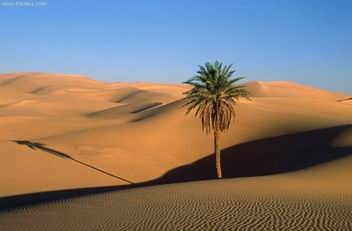
//> input picture resource/13/desert.jpg, 352 x 231 px
$ ./compareHist_example   (built with g++ and OpenCV 4)
//> lines starting //> are read from the running program, lines starting //| are printed output that depends on the picture
#include <iostream>
#include <opencv2/opencv.hpp>

#define RESOURCE_DIR "../resource/"

int g_method = 0;

cv::Mat g_Histimg1;
cv::Mat g_Histimg2;
cv::Mat g_Histimg3;

void myTrackBarCB(int pos, void* param)
{
    double same = 0;
    double diff = 0;
    int method = 0;
    switch (pos)
    {
    case 0:
        std::cout << "method:HISTCMP_CORREL" << std::endl;
        method = cv::HISTCMP_CORREL;
        break;
    case 1:
        std::cout << "method:HISTCMP_CHISQR" << std::endl;
        method = cv::HISTCMP_CHISQR;
        break;
    case 2:
        std::cout << "method:HISTCMP_INTERSECT" << std::endl;
        method = cv::HISTCMP_INTERSECT;
        break;
    case 3:
        std::cout << "method:HISTCMP_BHATTACHARYYA" << std::endl;
        method = cv::HISTCMP_BHATTACHARYYA;
        break;
    default:
        std::cout << "unknow method" << std::endl;
        return;
    }
    same = cv::compareHist(g_Histimg1, g_Histimg2, method);
    diff = cv::compareHist(g_Histimg1, g_Histimg3, method);

    std::cout << "same:" << same << std::endl;
    std::cout << "diff:" << diff << std::endl;
}

void compareHist_example()
{
    cv::Mat img1 = cv::imread(RESOURCE_DIR"/13/desert.jpg");
//> img1 is the input picture: 231 rows x 352 cols, CV_8UC3; mean B, G, R 115.7, 122.7, 133.7
    if(img1.empty())
    {
        std::cout << "img is empty" << std::endl;
        return;
    }
    cv::Mat img2 = img1.clone();
    cv::Mat img3 = cv::Mat(img1.size(), img1.type(), cv::Scalar(0,0,0));

    cv::cvtColor(img1, img1, cv::COLOR_BGR2HSV);
//> img1: 231 rows x 352 cols, CV_8UC3; mean H, S, V 54.3, 129.8, 168
    cv::cvtColor(img2, img2, cv::COLOR_BGR2HSV);
    cv::cvtColor(img3, img3, cv::COLOR_BGR2HSV);

    cv::namedWindow("img1", cv::WINDOW_AUTOSIZE);
    cv::imshow("img1", img1);
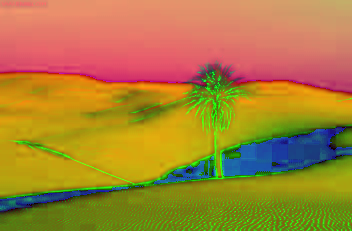
//> window 'img1': 231 rows x 352 cols, CV_8UC3; mean B, G, R 54.3, 129.8, 168
    cv::imshow("img2", img2);
    cv::imshow("img3", img3);

    int ch[2] = {0, 1};
    int histSize[] = {30, 32};
    float h_ranges[] = {0, 180}; // hue is [0, 180]
    float s_ranges[] = {0, 256};
    const float* ranges[] = {h_ranges, s_ranges};
    cv::calcHist(&img1, 1, ch, cv::noArray(), g_Histimg1, 2, histSize, ranges, true, false);
    cv::calcHist(&img2, 1, ch, cv::noArray(), g_Histimg2, 2, histSize, ranges, true, false);
    cv::calcHist(&img3, 1, ch, cv::noArray(), g_Histimg3, 2, histSize, ranges, true, false);

    cv::createTrackbar("method", "img1", &g_method, 4, myTrackBarCB, nullptr);
//> slider 'method' is set to 1
    myTrackBarCB(0, nullptr);
//> in myTrackBarCB, `same = cv::compareHist(g_Histimg1, g_Histimg2, method);`: same = 1
//> in myTrackBarCB, `diff = cv::compareHist(g_Histimg1, g_Histimg3, method);`: diff = -0.00226
//| same:1
//| diff:-0.00226487

    while(1)
    {
        int key = cv::waitKey(100);
//| same:0
//| diff:1.3485e+08
//> the 'q' key is pressed
        if(key == 'q')
            break;
    }

    cv::destroyAllWindows();


}

int main(int argc, char const *argv[])
{
    compareHist_example();
    return 0;
}

$ run again, with resource/13/HandIndoorColor.jpg copied over resource/13/desert.jpg
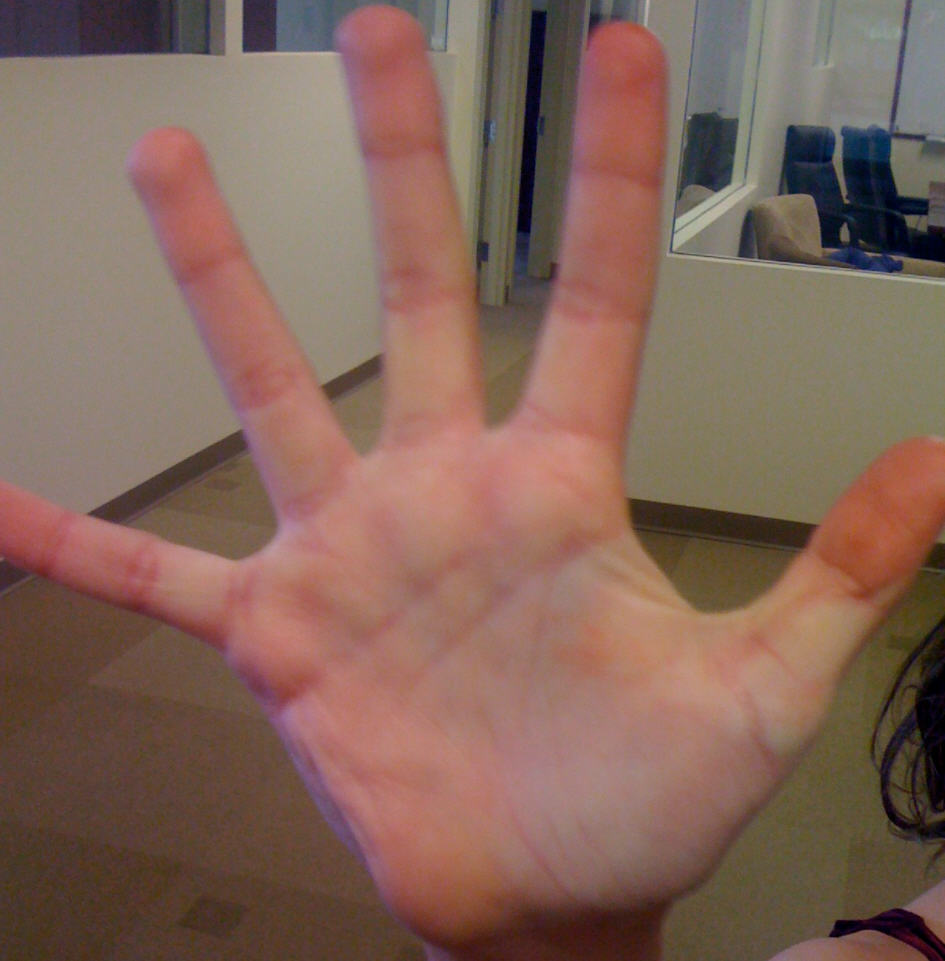
//> input picture resource/13/HandIndoorColor.jpg, 945 x 961 px
//> in compareHist_example, img1 is the input picture: 961 rows x 945 cols, CV_8UC3; mean B, G, R 89.5, 101.6, 131.2
//> img1: 961 rows x 945 cols, CV_8UC3; mean H, S, V 29.1, 89.2, 132.4
//> in compareHist_example, `cv::imshow("img1", img1);`:
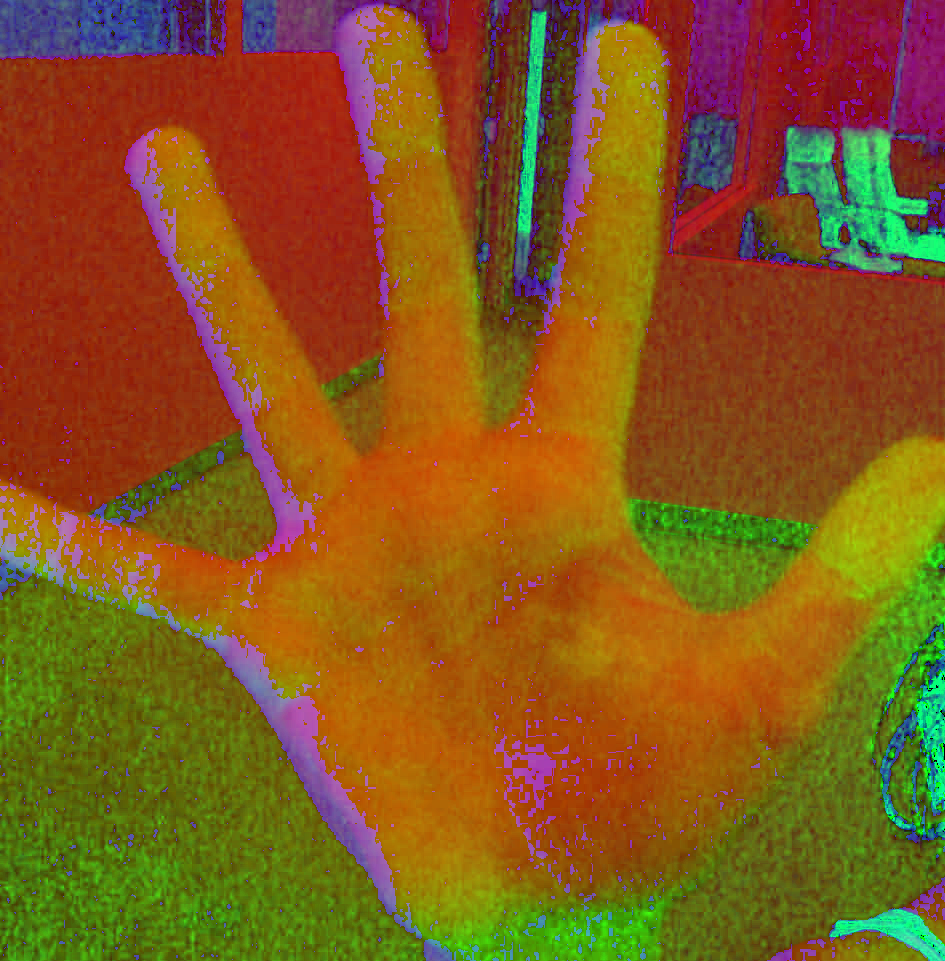
//> window 'img1': 961 rows x 945 cols, CV_8UC3; mean B, G, R 29.1, 89.2, 132.4
//> in compareHist_example, `cv::calcHist(&img1, 1, ch, cv::noArray(), g_Histimg1, 2, histSize, ran..`:
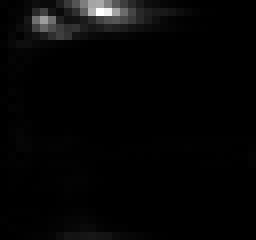
//> g_Histimg1: 30 rows x 32 cols, CV_32FC1 (shown 8 times larger); min 0, max 42032, mean 946; drawn with min black and max white
//> same = 1
//> diff = -0.00397
//| same:1
//| diff:-0.0039728
//| same:0
//| diff:1.6162e+09

$ run again, with resource/13/HandOutdoorColor.jpg copied over resource/13/desert.jpg
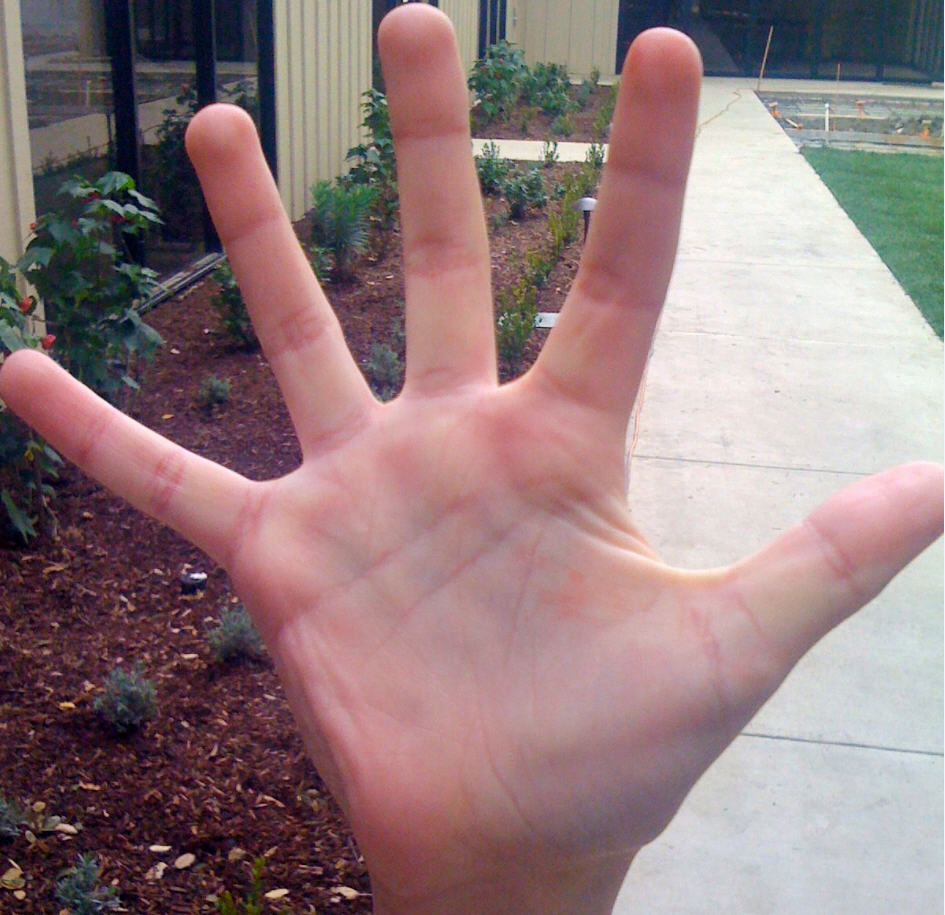
//> input picture resource/13/HandOutdoorColor.jpg, 945 x 915 px
//> in compareHist_example, img1 is the input picture: 915 rows x 945 cols, CV_8UC3; mean B, G, R 125.6, 123.8, 146.8
//> img1: 915 rows x 945 cols, CV_8UC3; mean H, S, V 96.9, 70.7, 151.6
//> in compareHist_example, `cv::imshow("img1", img1);`:
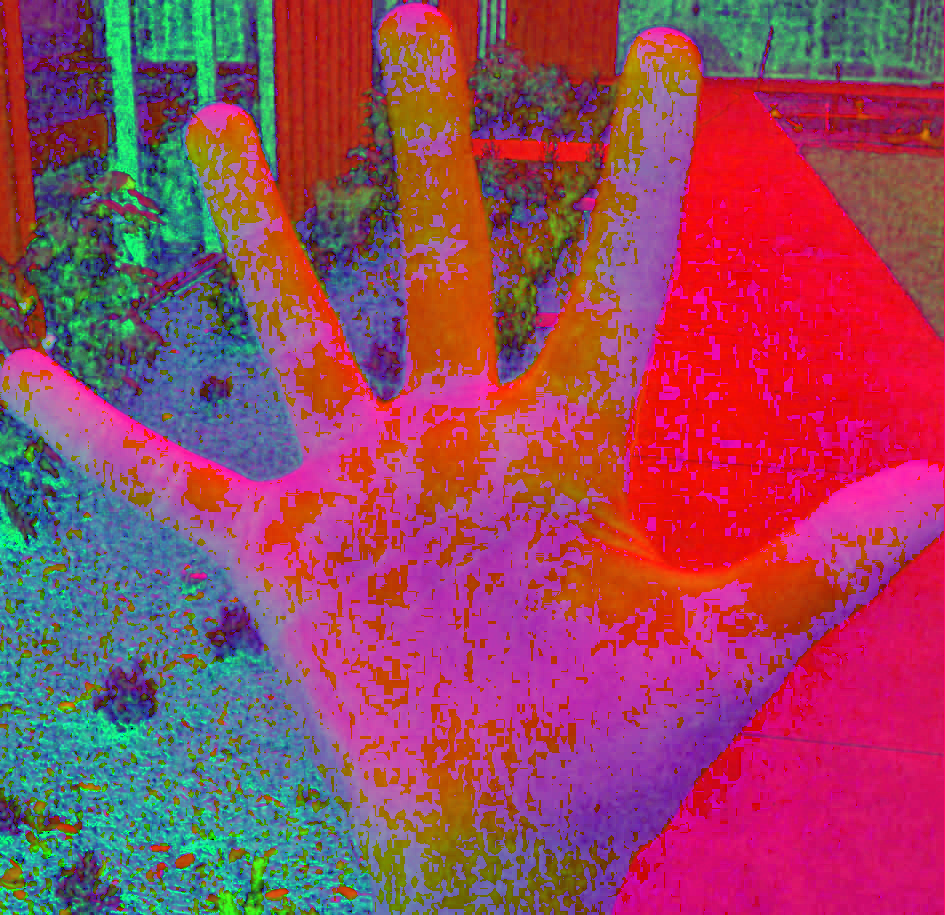
//> window 'img1': 915 rows x 945 cols, CV_8UC3; mean B, G, R 96.9, 70.7, 151.6
//> in compareHist_example, `cv::calcHist(&img1, 1, ch, cv::noArray(), g_Histimg1, 2, histSize, ran..`:
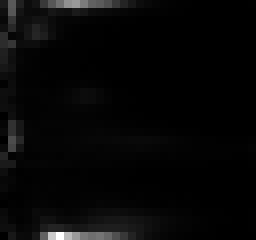
//> g_Histimg1: 30 rows x 32 cols, CV_32FC1 (shown 8 times larger); min 0, max 31130, mean 900.7; drawn with min black and max white
//> same = 1
//> diff = 0.0328
//| same:1
//| diff:0.0328392
//| same:0
//| diff:2.18134e+08

$ run again, with resource/13/HandOutdoorSunColor.jpg copied over resource/13/desert.jpg
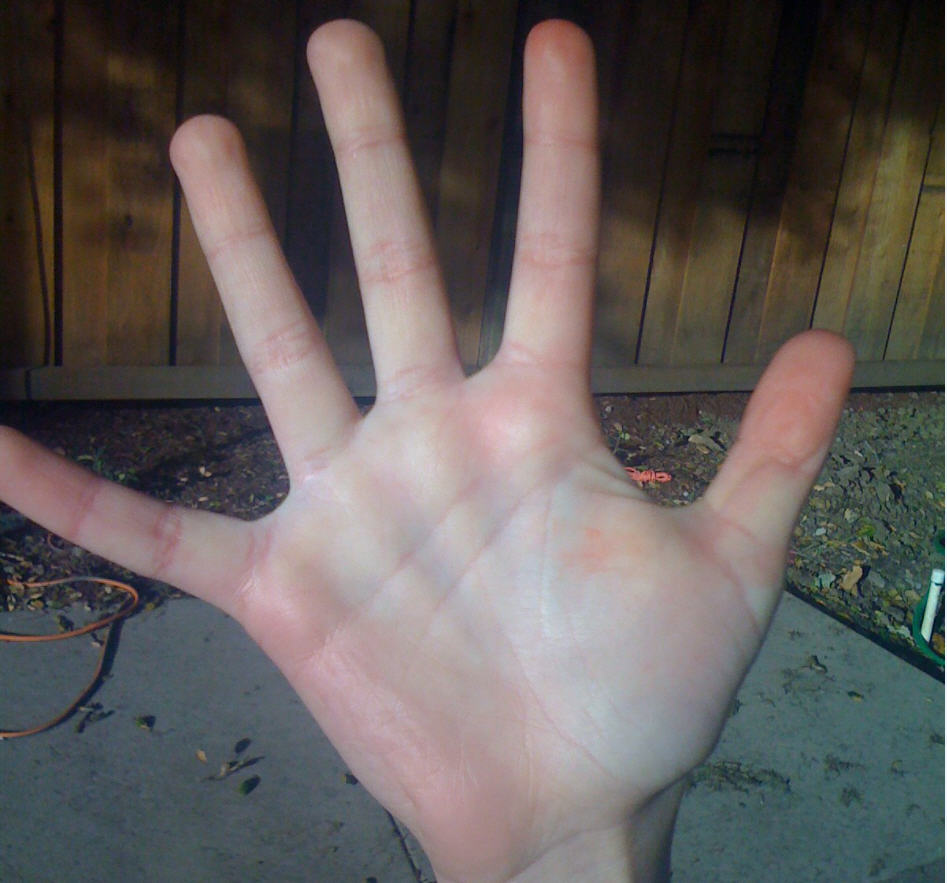
//> input picture resource/13/HandOutdoorSunColor.jpg, 947 x 883 px
//> in compareHist_example, img1 is the input picture: 883 rows x 947 cols, CV_8UC3; mean B, G, R 91.4, 93.1, 99.4
//> img1: 883 rows x 947 cols, CV_8UC3; mean H, S, V 72.7, 64, 105.7
//> in compareHist_example, `cv::imshow("img1", img1);`:
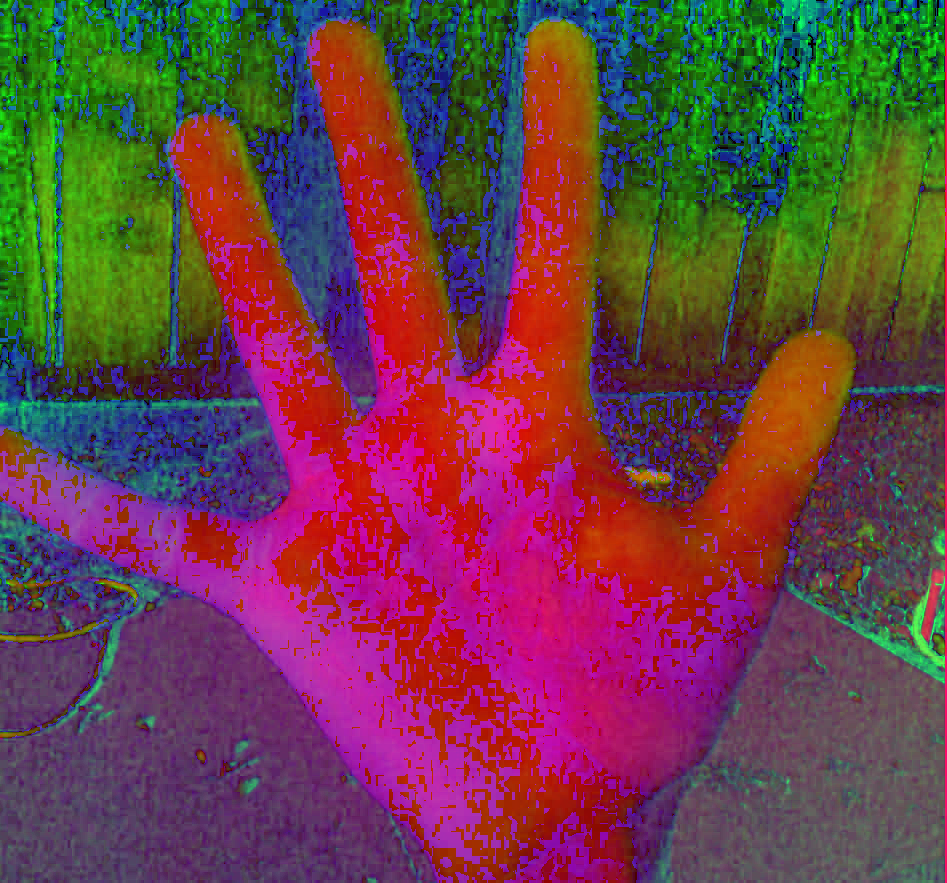
//> window 'img1': 883 rows x 947 cols, CV_8UC3; mean B, G, R 72.7, 64, 105.7
//> in compareHist_example, `cv::calcHist(&img1, 1, ch, cv::noArray(), g_Histimg1, 2, histSize, ran..`:
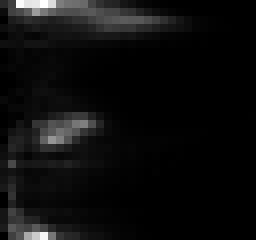
//> g_Histimg1: 30 rows x 32 cols, CV_32FC1 (shown 8 times larger); min 0, max 15967, mean 871; drawn with min black and max white
//> same = 1
//> diff = 0.0292
//| same:1
//| diff:0.0292122
//| same:0
//| diff:2.7071e+08
